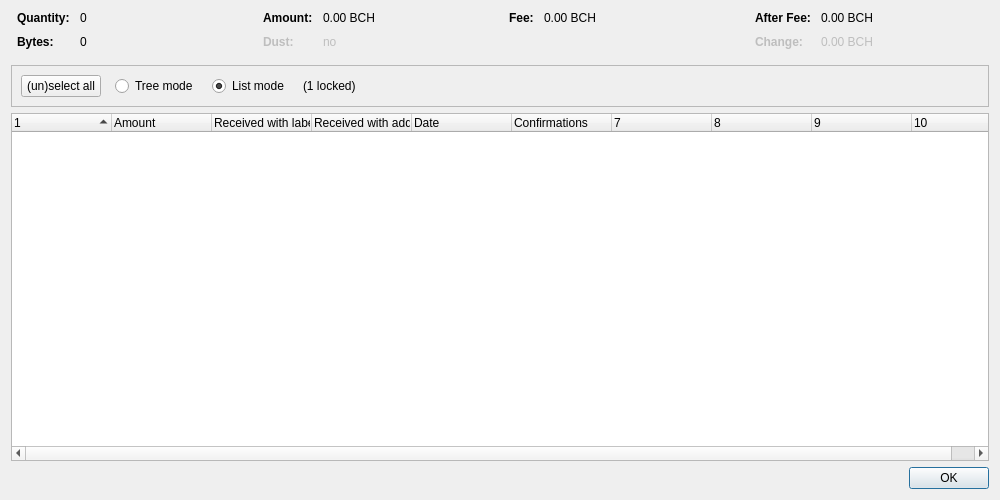
<?xml version="1.0" encoding="UTF-8"?>
<ui version="4.0">
 <class>CoinControlDialog</class>
 <widget class="QDialog" name="CoinControlDialog">
  <property name="geometry">
   <rect>
    <x>0</x>
    <y>0</y>
    <width>1000</width>
    <height>500</height>
   </rect>
  </property>
  <property name="windowTitle">
   <string>Coin Selection</string>
  </property>
  <layout class="QVBoxLayout" name="verticalLayout">
   <item>
    <layout class="QHBoxLayout" name="horizontalLayoutTop" stretch="0,0,0,0">
     <property name="topMargin">
      <number>0</number>
     </property>
     <property name="bottomMargin">
      <number>10</number>
     </property>
     <item>
      <layout class="QFormLayout" name="formLayoutCoinControl1">
       <property name="horizontalSpacing">
        <number>10</number>
       </property>
       <property name="verticalSpacing">
        <number>10</number>
       </property>
       <property name="leftMargin">
        <number>6</number>
       </property>
       <property name="rightMargin">
        <number>6</number>
       </property>
       <item row="0" column="0">
        <widget class="QLabel" name="labelCoinControlQuantityText">
         <property name="font">
          <font>
           <weight>75</weight>
           <bold>true</bold>
          </font>
         </property>
         <property name="text">
          <string>Quantity:</string>
         </property>
        </widget>
       </item>
       <item row="0" column="1">
        <widget class="QLabel" name="labelCoinControlQuantity">
         <property name="cursor">
          <cursorShape>IBeamCursor</cursorShape>
         </property>
         <property name="contextMenuPolicy">
          <enum>Qt::ActionsContextMenu</enum>
         </property>
         <property name="text">
          <string notr="true">0</string>
         </property>
         <property name="textInteractionFlags">
          <set>Qt::LinksAccessibleByMouse|Qt::TextSelectableByKeyboard|Qt::TextSelectableByMouse</set>
         </property>
        </widget>
       </item>
       <item row="1" column="0">
        <widget class="QLabel" name="labelCoinControlBytesText">
         <property name="font">
          <font>
           <weight>75</weight>
           <bold>true</bold>
          </font>
         </property>
         <property name="text">
          <string>Bytes:</string>
         </property>
        </widget>
       </item>
       <item row="1" column="1">
        <widget class="QLabel" name="labelCoinControlBytes">
         <property name="cursor">
          <cursorShape>IBeamCursor</cursorShape>
         </property>
         <property name="contextMenuPolicy">
          <enum>Qt::ActionsContextMenu</enum>
         </property>
         <property name="text">
          <string notr="true">0</string>
         </property>
         <property name="textInteractionFlags">
          <set>Qt::LinksAccessibleByMouse|Qt::TextSelectableByKeyboard|Qt::TextSelectableByMouse</set>
         </property>
        </widget>
       </item>
      </layout>
     </item>
     <item>
      <layout class="QFormLayout" name="formLayoutCoinControl2">
       <property name="horizontalSpacing">
        <number>10</number>
       </property>
       <property name="verticalSpacing">
        <number>10</number>
       </property>
       <property name="leftMargin">
        <number>6</number>
       </property>
       <property name="rightMargin">
        <number>6</number>
       </property>
       <item row="0" column="0">
        <widget class="QLabel" name="labelCoinControlAmountText">
         <property name="font">
          <font>
           <weight>75</weight>
           <bold>true</bold>
          </font>
         </property>
         <property name="text">
          <string>Amount:</string>
         </property>
        </widget>
       </item>
       <item row="0" column="1">
        <widget class="QLabel" name="labelCoinControlAmount">
         <property name="cursor">
          <cursorShape>IBeamCursor</cursorShape>
         </property>
         <property name="contextMenuPolicy">
          <enum>Qt::ActionsContextMenu</enum>
         </property>
         <property name="text">
          <string notr="true">0.00 BCH</string>
         </property>
         <property name="textInteractionFlags">
          <set>Qt::LinksAccessibleByMouse|Qt::TextSelectableByKeyboard|Qt::TextSelectableByMouse</set>
         </property>
        </widget>
       </item>
       <item row="1" column="0">
        <widget class="QLabel" name="labelCoinControlLowOutputText">
         <property name="enabled">
          <bool>false</bool>
         </property>
         <property name="font">
          <font>
           <weight>75</weight>
           <bold>true</bold>
          </font>
         </property>
         <property name="text">
          <string>Dust:</string>
         </property>
        </widget>
       </item>
       <item row="1" column="1">
        <widget class="QLabel" name="labelCoinControlLowOutput">
         <property name="enabled">
          <bool>false</bool>
         </property>
         <property name="cursor">
          <cursorShape>IBeamCursor</cursorShape>
         </property>
         <property name="contextMenuPolicy">
          <enum>Qt::ActionsContextMenu</enum>
         </property>
         <property name="text">
          <string notr="true">no</string>
         </property>
         <property name="textInteractionFlags">
          <set>Qt::LinksAccessibleByMouse|Qt::TextSelectableByKeyboard|Qt::TextSelectableByMouse</set>
         </property>
        </widget>
       </item>
      </layout>
     </item>
     <item>
      <layout class="QFormLayout" name="formLayoutCoinControl3">
       <property name="horizontalSpacing">
        <number>10</number>
       </property>
       <property name="verticalSpacing">
        <number>10</number>
       </property>
       <property name="leftMargin">
        <number>6</number>
       </property>
       <property name="rightMargin">
        <number>6</number>
       </property>
       <item row="0" column="0">
        <widget class="QLabel" name="labelCoinControlFeeText">
         <property name="font">
          <font>
           <weight>75</weight>
           <bold>true</bold>
          </font>
         </property>
         <property name="text">
          <string>Fee:</string>
         </property>
        </widget>
       </item>
       <item row="0" column="1">
        <widget class="QLabel" name="labelCoinControlFee">
         <property name="cursor">
          <cursorShape>IBeamCursor</cursorShape>
         </property>
         <property name="contextMenuPolicy">
          <enum>Qt::ActionsContextMenu</enum>
         </property>
         <property name="text">
          <string notr="true">0.00 BCH</string>
         </property>
         <property name="textInteractionFlags">
          <set>Qt::LinksAccessibleByMouse|Qt::TextSelectableByKeyboard|Qt::TextSelectableByMouse</set>
         </property>
        </widget>
       </item>
      </layout>
     </item>
     <item>
      <layout class="QFormLayout" name="formLayoutCoinControl4">
       <property name="horizontalSpacing">
        <number>10</number>
       </property>
       <property name="verticalSpacing">
        <number>10</number>
       </property>
       <property name="leftMargin">
        <number>6</number>
       </property>
       <property name="rightMargin">
        <number>6</number>
       </property>
       <item row="0" column="0">
        <widget class="QLabel" name="labelCoinControlAfterFeeText">
         <property name="font">
          <font>
           <weight>75</weight>
           <bold>true</bold>
          </font>
         </property>
         <property name="text">
          <string>After Fee:</string>
         </property>
        </widget>
       </item>
       <item row="0" column="1">
        <widget class="QLabel" name="labelCoinControlAfterFee">
         <property name="cursor">
          <cursorShape>IBeamCursor</cursorShape>
         </property>
         <property name="contextMenuPolicy">
          <enum>Qt::ActionsContextMenu</enum>
         </property>
         <property name="text">
          <string notr="true">0.00 BCH</string>
         </property>
         <property name="textInteractionFlags">
          <set>Qt::LinksAccessibleByMouse|Qt::TextSelectableByKeyboard|Qt::TextSelectableByMouse</set>
         </property>
        </widget>
       </item>
       <item row="1" column="0">
        <widget class="QLabel" name="labelCoinControlChangeText">
         <property name="enabled">
          <bool>false</bool>
         </property>
         <property name="font">
          <font>
           <weight>75</weight>
           <bold>true</bold>
          </font>
         </property>
         <property name="text">
          <string>Change:</string>
         </property>
        </widget>
       </item>
       <item row="1" column="1">
        <widget class="QLabel" name="labelCoinControlChange">
         <property name="enabled">
          <bool>false</bool>
         </property>
         <property name="cursor">
          <cursorShape>IBeamCursor</cursorShape>
         </property>
         <property name="contextMenuPolicy">
          <enum>Qt::ActionsContextMenu</enum>
         </property>
         <property name="text">
          <string notr="true">0.00 BCH</string>
         </property>
         <property name="textInteractionFlags">
          <set>Qt::LinksAccessibleByMouse|Qt::TextSelectableByKeyboard|Qt::TextSelectableByMouse</set>
         </property>
        </widget>
       </item>
      </layout>
     </item>
    </layout>
   </item>
   <item>
    <widget class="QFrame" name="frame">
     <property name="minimumSize">
      <size>
       <width>0</width>
       <height>40</height>
      </size>
     </property>
     <property name="frameShape">
      <enum>QFrame::StyledPanel</enum>
     </property>
     <property name="frameShadow">
      <enum>QFrame::Sunken</enum>
     </property>
     <layout class="QHBoxLayout" name="horizontalLayout">
      <item>
       <layout class="QHBoxLayout" name="horizontalLayoutPanel" stretch="0,0,0,0,0">
        <property name="spacing">
         <number>14</number>
        </property>
        <item>
         <widget class="QPushButton" name="pushButtonSelectAll">
          <property name="sizePolicy">
           <sizepolicy hsizetype="Maximum" vsizetype="Fixed">
            <horstretch>0</horstretch>
            <verstretch>0</verstretch>
           </sizepolicy>
          </property>
          <property name="text">
           <string>(un)select all</string>
          </property>
          <property name="autoDefault">
           <bool>false</bool>
          </property>
         </widget>
        </item>
        <item>
         <widget class="QRadioButton" name="radioTreeMode">
          <property name="sizePolicy">
           <sizepolicy hsizetype="Maximum" vsizetype="Fixed">
            <horstretch>0</horstretch>
            <verstretch>0</verstretch>
           </sizepolicy>
          </property>
          <property name="text">
           <string>Tree mode</string>
          </property>
         </widget>
        </item>
        <item>
         <widget class="QRadioButton" name="radioListMode">
          <property name="sizePolicy">
           <sizepolicy hsizetype="Maximum" vsizetype="Fixed">
            <horstretch>0</horstretch>
            <verstretch>0</verstretch>
           </sizepolicy>
          </property>
          <property name="text">
           <string>List mode</string>
          </property>
          <property name="checked">
           <bool>true</bool>
          </property>
         </widget>
        </item>
        <item>
         <widget class="QLabel" name="labelLocked">
          <property name="text">
           <string notr="true">(1 locked)</string>
          </property>
         </widget>
        </item>
        <item>
         <spacer name="horizontalSpacer">
          <property name="orientation">
           <enum>Qt::Horizontal</enum>
          </property>
          <property name="sizeHint" stdset="0">
           <size>
            <width>40</width>
            <height>20</height>
           </size>
          </property>
         </spacer>
        </item>
       </layout>
      </item>
     </layout>
    </widget>
   </item>
   <item>
    <widget class="CoinControlTreeWidget" name="treeWidget">
     <property name="contextMenuPolicy">
      <enum>Qt::CustomContextMenu</enum>
     </property>
     <property name="sortingEnabled">
      <bool>false</bool>
     </property>
     <property name="columnCount">
      <number>10</number>
     </property>
     <attribute name="headerShowSortIndicator" stdset="0">
      <bool>true</bool>
     </attribute>
     <attribute name="headerStretchLastSection">
      <bool>false</bool>
     </attribute>
     <column>
      <property name="text">
       <string/>
      </property>
     </column>
     <column>
      <property name="text">
       <string>Amount</string>
      </property>
     </column>
     <column>
      <property name="text">
       <string>Received with label</string>
      </property>
     </column>
     <column>
      <property name="text">
       <string>Received with address</string>
      </property>
     </column>
     <column>
      <property name="text">
       <string>Date</string>
      </property>
     </column>
     <column>
      <property name="text">
       <string>Confirmations</string>
      </property>
      <property name="toolTip">
       <string>Confirmed</string>
      </property>
     </column>
     <column>
      <property name="text">
       <string/>
      </property>
     </column>
     <column>
      <property name="text">
       <string/>
      </property>
     </column>
     <column>
      <property name="text">
       <string/>
      </property>
     </column>
     <column>
      <property name="text">
       <string/>
      </property>
     </column>
    </widget>
   </item>
   <item>
    <widget class="QDialogButtonBox" name="buttonBox">
     <property name="orientation">
      <enum>Qt::Horizontal</enum>
     </property>
     <property name="standardButtons">
      <set>QDialogButtonBox::Ok</set>
     </property>
    </widget>
   </item>
  </layout>
 </widget>
 <customwidgets>
  <customwidget>
   <class>CoinControlTreeWidget</class>
   <extends>QTreeWidget</extends>
   <header>qt/coincontroltreewidget.h</header>
  </customwidget>
 </customwidgets>
 <resources/>
 <connections/>
</ui>
